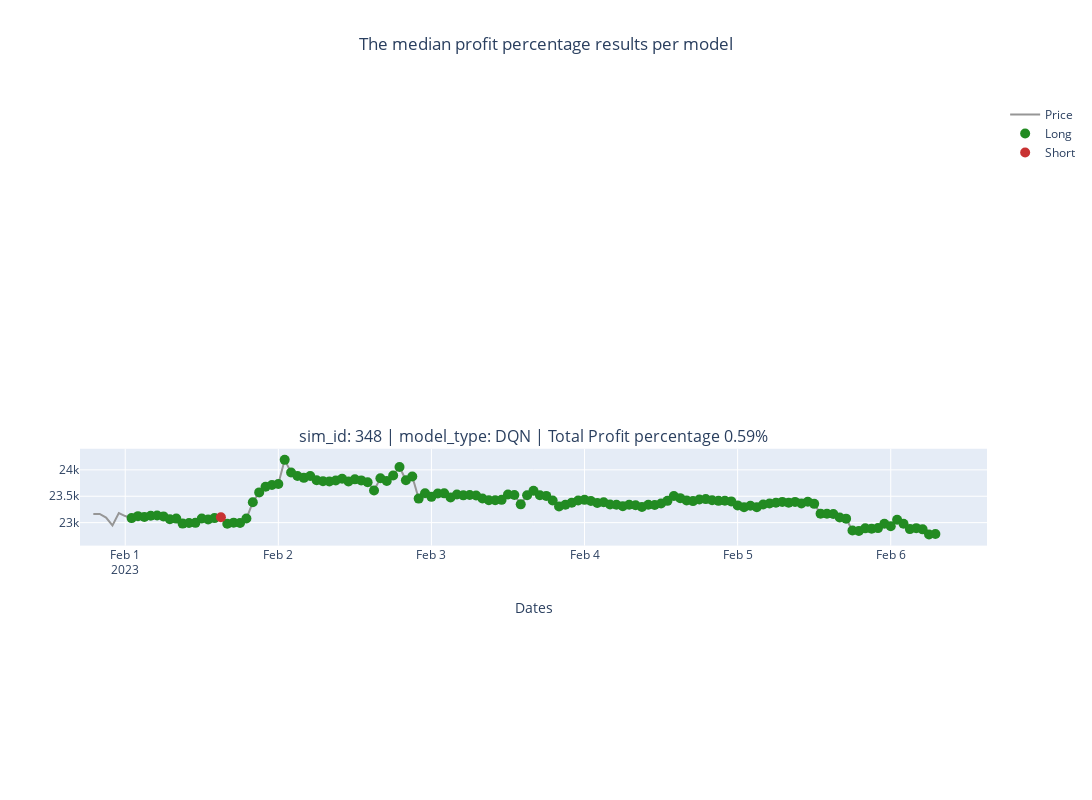

The notebook cell saved with this chart:
### Code cell
plot_robot_actions_all_models(config_file_name_without_extension, "", "", median_sim_id_DQN, "")
